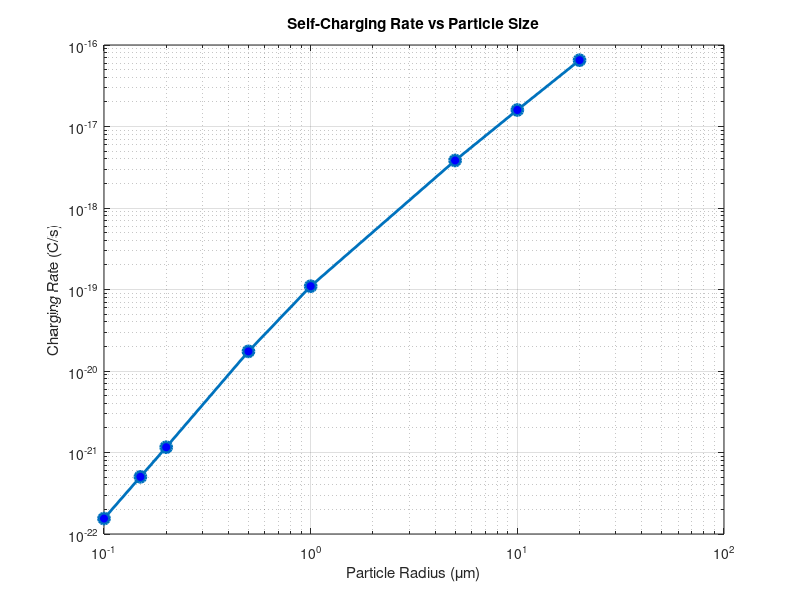
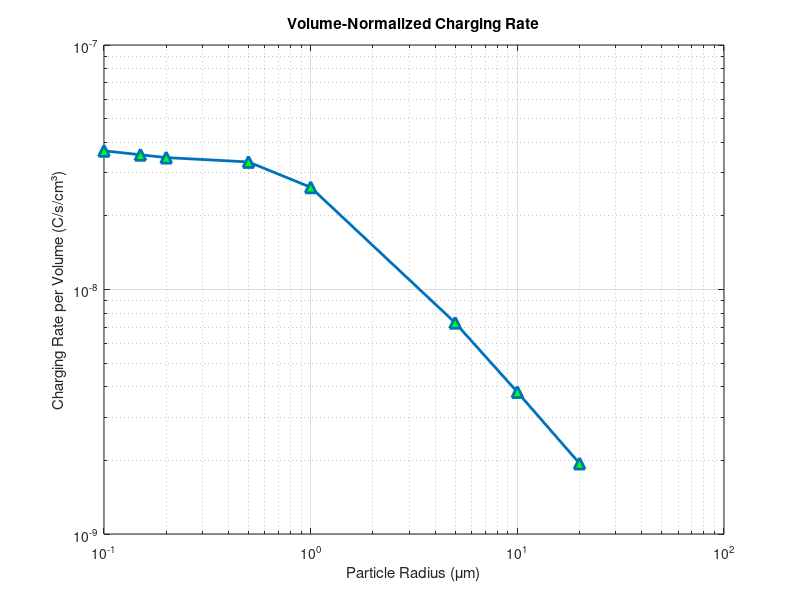

These charts were generated, in order, by the following MATLAB code: (Note: this script raises an error after producing the figures.)
% Self-Charging Rate Analysis Using Exponential Models
% Integrates continuous exponential functions for multiple particle sizes

clear; clc;

%% Constants
lambda = 1.78e-9;        % Decay constant (s^-1)
e = 1.602e-19;          % Elementary charge (C)
kappa = 1.7e-3;         % Tritium ratio (NT/NW)
rho = 19.25;            % Density (g/cm^3)
NA = 6.022e23;          % Avogadro's number (mol^-1)
MW = 183.24;            % Tungsten atomic mass (g/mol)

% Calculate constant factor
constant_factor = lambda * e * kappa * (rho * NA / MW);

fprintf('=== SELF-CHARGING ANALYSIS USING EXPONENTIAL MODELS ===\n');
fprintf('Constant factor: %.6e C⋅cm⁻²⋅s⁻¹\n\n', constant_factor);

%% Define Particle Sizes and Exponential Model Parameters
% Format: [radius_um, a, b, c] where y = a + b*exp(c*(x-R))
% You'll need to fill in the actual parameters for each size

particle_data = [
    % Radius(μm)    a        b       c       (Fill in your actual values)
    0.1,           0.364,   0.840,  39.96;   % Example from your table
    0.15,          0.189,   0.971,  33.30;
    0.2,           0.0996,  1.03,   30.37;   % Example from your table  
    0.5,           0.0231,  1.07,   29.90;   % Example from your table
    1.0,           0.0197,  1.07,   31.00;   % Example from your table
    5.0,           0.0180,  1.06,   31.81;   % Example from your table
    10.0,          0.0179,  1.06,   31.93;   % Example from your table
    20.0,          0.0177,  1.06,   31.99;   % From your figure
];

%% Analysis for Each Particle Size
results = struct();
num_particles = size(particle_data, 1);

for i = 1:num_particles
    radius_um = particle_data(i, 1);
    a = particle_data(i, 2);
    b = particle_data(i, 3);
    c = particle_data(i, 4);
    
    fprintf('--- Particle %d: Radius = %.1f μm ---\n', i, radius_um);
    fprintf('Exponential model: y = %.4f + %.3f × exp(%.2f × (x-%.1f))\n', a, b, c, radius_um);
    
    %% Define Integration Limits
    radius_cm = radius_um * 1e-4;  % Convert to cm
    
    % Integration limits based on particle size and simulation coverage
    if radius_um <= 0.4
        % Small particles: integrate entire particle (simulated completely)
        r_min = 0;                 % Center of particle
        r_max = radius_cm;         % Surface
        fprintf('Small particle: integrating from center to surface\n');
    else
        % Large particles: integrate only outer 0.4 μm shell (simulation limit)
        r_min = (radius_um - 0.4) * 1e-4;  % 0.4 μm from surface
        r_max = radius_cm;                  % Surface
        fprintf('Large particle: integrating outer 0.4 μm shell\n');
    end
    
    fprintf('Integration limits: %.3f to %.3f μm\n', r_min*1e4, r_max*1e4);
    fprintf('Integration depth: %.3f μm\n', (r_max-r_min)*1e4);
    
    %% Define Exponential Model Function
    % μ(r) = a + b*exp(c*(r-R)) where r is in cm, R is radius in cm
    mu_model = @(r) a + b * exp(c * (r - radius_cm));
    
    %% Define Integrand V(r)*μ(r)
    integrand = @(r) 4*pi*r.^2 .* mu_model(r);
    
    %% Perform Integration
    try
        integral_result = integral(integrand, r_min, r_max, 'RelTol', 1e-8);
        charging_rate = constant_factor * integral_result;
        
        fprintf('Integral ∫V(r)μ(r)dr: %.6e cm²\n', integral_result);
        fprintf('Self-charging rate: %.6e C/s\n', charging_rate);
        fprintf('Self-charging rate: %.6e electrons/s\n', charging_rate/e);
        fprintf('Self-charging rate: %.6e μA\n', charging_rate * 1e6);
        
        % Store results
        results(i).radius_um = radius_um;
        results(i).model_params = [a, b, c];
        results(i).integral = integral_result;
        results(i).charging_rate_C_per_s = charging_rate;
        results(i).charging_rate_electrons_per_s = charging_rate/e;
        results(i).charging_rate_microA = charging_rate * 1e6;
        
    catch ME
        fprintf('ERROR: Integration failed - %s\n', ME.message);
        
        % Store error results
        results(i).radius_um = radius_um;
        results(i).model_params = [a, b, c];
        results(i).integral = NaN;
        results(i).charging_rate_C_per_s = NaN;
        results(i).charging_rate_electrons_per_s = NaN;
        results(i).charging_rate_microA = NaN;
    end
    
    fprintf('\n');
end

%% Summary Results Table
fprintf('=== SUMMARY RESULTS TABLE ===\n');
fprintf('Radius   Model Parameters        Integral     Charging Rate    Charging Rate    Charging Rate\n');
fprintf('(μm)     [a, b, c]              (cm²)        (C/s)            (electrons/s)    (μA)\n');
fprintf('-------------------------------------------------------------------------------------------\n');

for i = 1:num_particles
    fprintf('%4.1f   [%6.4f,%5.3f,%5.2f]   %.3e   %.3e   %.3e   %.3e\n', ...
        results(i).radius_um, results(i).model_params(1), results(i).model_params(2), ...
        results(i).model_params(3), results(i).integral, results(i).charging_rate_C_per_s, ...
        results(i).charging_rate_electrons_per_s, results(i).charging_rate_microA);
end

%% Analysis and Visualization
% Extract valid results (no NaN values)
valid_idx = ~isnan([results.charging_rate_C_per_s]);
valid_results = results(valid_idx);

if sum(valid_idx) > 1
    
    radii = [valid_results.radius_um];
    charging_rates_C = [valid_results.charging_rate_C_per_s];
    charging_rates_electrons = [valid_results.charging_rate_electrons_per_s];
    
    %figure('Position', [100, 100, 1500, 1000]);
    
    %% Plot 1: Exponential Models
    % %subplot(2,3,1);
    % colors = lines(length(valid_results));
    % for i = 1:length(valid_results)
    %     radius_um = valid_results(i).radius_um;
    %     a = valid_results(i).model_params(1);
    %     b = valid_results(i).model_params(2);
    %     c = valid_results(i).model_params(3);
    % 
    %     % Plot model over reasonable range
    %     r_plot = linspace(0.9*radius_um, radius_um, 1000);
    %     mu_plot = a + b * exp(c * (r_plot*1e-4 - radius_um*1e-4));
    % 
    %     plot(r_plot, mu_plot, 'Color', colors(i,:), 'LineWidth', 2, ...
    %         'DisplayName', sprintf('R=%.1f μm', radius_um));
    %     hold on;
    % end
    % xlabel('Radius (μm)');
    % ylabel('Escape Yield');
    % title('Exponential Models');
    % legend('show', 'Location', 'best');
    % grid on;
    
    %% Plot 2: Charging Rate vs Particle Size (C/s)
    %subplot(2,3,2);
    figure;
    loglog(radii, charging_rates_C, 'o-', 'LineWidth', 2, 'MarkerSize', 8, 'MarkerFaceColor', 'blue');
    xlabel('Particle Radius (μm)');
    ylabel('Charging Rate (C/s)');
    title('Self-Charging Rate vs Particle Size');
    grid on;
    
    %% Plot 3: Charging Rate vs Particle Size (electrons/s)
    %subplot(2,3,3);
    figure;
    loglog(radii, charging_rates_electrons, 's-', 'LineWidth', 2, 'MarkerSize', 8, 'MarkerFaceColor', 'red');
    xlabel('Particle Radius (μm)');
    ylabel('Charging Rate (electrons/s)');
    title('Electron Escape Rate vs Particle Size');
    grid on;
    
    %% Plot 4: Scaling Analysis
    % figure;
    % % Fit power law: charging_rate = A * radius^n
    % if length(radii) >= 3
    %     log_radii = log10(radii);
    %     log_rates = log10(charging_rates_electrons);
    % 
    %     % Remove any infinite values
    %     finite_idx = isfinite(log_radii) & isfinite(log_rates);
    %     if sum(finite_idx) >= 2
    %         p = polyfit(log_radii(finite_idx), log_rates(finite_idx), 1);
    %         power_law_slope = p(1);
    %         power_law_intercept = p(2);
    % 
    %         % Plot data and fit
    %         loglog(radii, charging_rates_electrons, 'o', 'MarkerSize', 8, 'MarkerFaceColor', 'blue');
    %         hold on;
    %         radii_fit = logspace(log10(min(radii)), log10(max(radii)), 100);
    %         rates_fit = 10^power_law_intercept * radii_fit.^power_law_slope;
    %         loglog(radii_fit, rates_fit, 'r--', 'LineWidth', 2);
    % 
    %         xlabel('Particle Radius (μm)');
    %         ylabel('Charging Rate (C/s)');
    %         title(sprintf('Power Law Fit: Rate ∝ R^{%.2f}', power_law_slope));
    %         legend('Data', sprintf('Fit: R^{%.2f}', power_law_slope), 'Location', 'best');
    %         grid on;
    %     end
    % end
    
    %% Plot 5: Normalized Charging Rate
    %subplot(2,3,5);
    % Normalize by particle volume or surface area
    particle_volumes = (4/3) * pi * (radii*1e-4).^3;  % cm³
    normalized_rates = charging_rates_C ./ particle_volumes;  % C/s/cm³
    
    loglog(radii, normalized_rates, '^-', 'LineWidth', 2, 'MarkerSize', 8, 'MarkerFaceColor', 'green');
    xlabel('Particle Radius (μm)');
    ylabel('Charging Rate per Volume (C/s/cm³)');
    title('Volume-Normalized Charging Rate');
    grid on;
    
    %% Plot 6: Model Parameter Trends
    %subplot(2,3,6);
    model_params = vertcat(valid_results.model_params);
    a_values = model_params(:, 1);
    b_values = model_params(:, 2);
    c_values = model_params(:, 3);
    
    yyaxis left;
    semilogx(radii, a_values, 'o-', 'LineWidth', 2, 'DisplayName', 'Parameter a');
    hold on;
    semilogx(radii, b_values, 's-', 'LineWidth', 2, 'DisplayName', 'Parameter b');
    ylabel('Parameters a, b');
    
    yyaxis right;
    semilogx(radii, c_values, '^-', 'LineWidth', 2, 'DisplayName', 'Parameter c');
    ylabel('Parameter c');
    
    xlabel('Particle Radius (μm)');
    title('Model Parameter Trends');
    legend('show', 'Location', 'best');
    grid on;
    
    sgtitle('Self-Charging Analysis Using Exponential Models');
    
end

%% Key Insights
fprintf('\n=== KEY INSIGHTS ===\n');
if sum(valid_idx) > 1
    [max_rate, max_idx] = max(charging_rates_C);
    [min_rate, min_idx] = min(charging_rates_C);
    
    fprintf('Highest charging rate: %.2e C/s (R = %.1f μm)\n', max_rate, radii(max_idx));
    fprintf('Lowest charging rate: %.2e C/s (R = %.1f μm)\n', min_rate, radii(min_idx));
    fprintf('Rate ratio (max/min): %.1f\n', max_rate/min_rate);
    
    % Charging rate scaling
    if exist('power_law_slope', 'var')
        fprintf('Power law scaling: Charging Rate ∝ R^%.2f\n', power_law_slope);
        if power_law_slope > 3
            fprintf('  → Volume-dominated scaling (R³ dependence)\n');
        elseif power_law_slope > 2
            fprintf('  → Between surface and volume scaling\n');
        else
            fprintf('  → Surface-dominated scaling (R² dependence)\n');
        end
    end
end

fprintf('\nAnalysis complete using continuous exponential models.\n');

x1 = [0.010297916
0.011223149
0.012231383
0.013330122
0.014527525
0.015832562
0.017254778
0.018804897
0.020494149
0.022335186
0.024341608
0.026528434
0.028911722
0.031508984
0.034393901
0.037425225
0.040787792
0.044452127
0.048447095
0.05289523
0.05635361
0.060838235
0.065725397
0.071633969
0.07706073
0.083084433
0.090936931
0.098045312
0.103465722
0.11267863
0.121046536
0.135605223
0.14699857
0.159101496
0.17340749
0.189560731
0.203074518
0.220339312
0.24087013
0.257225245
0.288369331
0.31563536
0.34298505
0.376259472
0.411869159
0.446945813
0.487122009
0.530910873
0.578635442
0.630650393
0.687339892
0.749130485
0.816471651
0.8898655
0.969859378
1.057047029
1.152062521
1.255631925
1.36850973
1.49153363
1.62561834
1.771747586
1.931032892
2.104634729
2.293813429
2.50002742
2.724763366
2.969701589
3.236686474
3.527643819
3.844761748
4.200216957
4.56708553
4.977638956
5.425110057
5.912807134
6.444363276
7.023668953
7.655070488
8.343234116
9.093281907
9.910707867
10.80150155
11.77239241
12.83048422
13.98369104
15.24046296
16.61033447
18.1033353
19.73056044
21.50406438
23.43721975
25.54411567
27.84104531
30.34358538
33.07141797
36.04428838
39.28481004
42.81632985
46.66584778
50.86062106
55.43280041
60.41590989
65.84700091
71.76652534
78.21772483
85.25025018
92.91355424];

y1 = [1.4993E-06
1.88583E-06
2.40264E-06
3.08079E-06
3.96162E-06
5.06532E-06
6.50196E-06
8.26614E-06
1.05879E-05
1.35329E-05
1.7297E-05
2.19432E-05
2.78375E-05
3.55043E-05
4.45579E-05
5.6291E-05
7.07276E-05
8.9726E-05
0.000109788
0.000140211
0.000173076
0.000215887
0.000255953
0.000303988
0.000363604
0.00043598
0.00054702
0.000655906
0.000754244
0.000896553
0.001080582
0.001363327
0.00173982
0.002058345
0.002391631
0.00295956
0.003506752
0.004183666
0.005027394
0.006039338
0.007288224
0.00919708
0.010658591
0.01303576
0.015711236
0.018603861
0.022277066
0.026601469
0.031806103
0.038004646
0.045508405
0.054029605
0.064559182
0.077223343
0.092075937
0.109433595
0.131461508
0.15591017
0.185301513
0.22046915
0.262030802
0.313431703
0.37013605
0.438034719
0.526769745
0.624068576
0.744893536
0.88911123
1.049964364
1.25297839
1.492690106
1.79682815
2.116656219
2.524838544
3.004017606
3.574138157
4.238841428
5.059517011
6.019742615
7.160674231
8.494202672
10.13875221
12.25796879
14.77268664
17.91787554
21.70482729
26.47268222
31.9376725
38.53084914
46.40565944
55.84211298
66.36916634
79.04958011
91.57140193
110.1215085
130.7411585
156.2206936
184.2861439
219.4956347
257.823582
309.0593584
367.7145044
438.3131333
522.2055862
619.9857251
741.6043451
869.2412561
1039.310151];


figure;
loglog(radii, charging_rates_electrons, 's-', 'LineWidth', 2.5, 'MarkerSize', 10, 'MarkerFaceColor', 'red');
hold on
plot(x1,y1, 's-', 'LineWidth', 2.5, 'MarkerSize', 10, 'MarkerFaceColor', 'red');
xlabel('Particle Radius (μm)');
ylabel('Charging Rate (electrons/s)');
title('Electron Escape Rate vs Particle Size');
xlim = [0.1,20];
grid on;
box on;